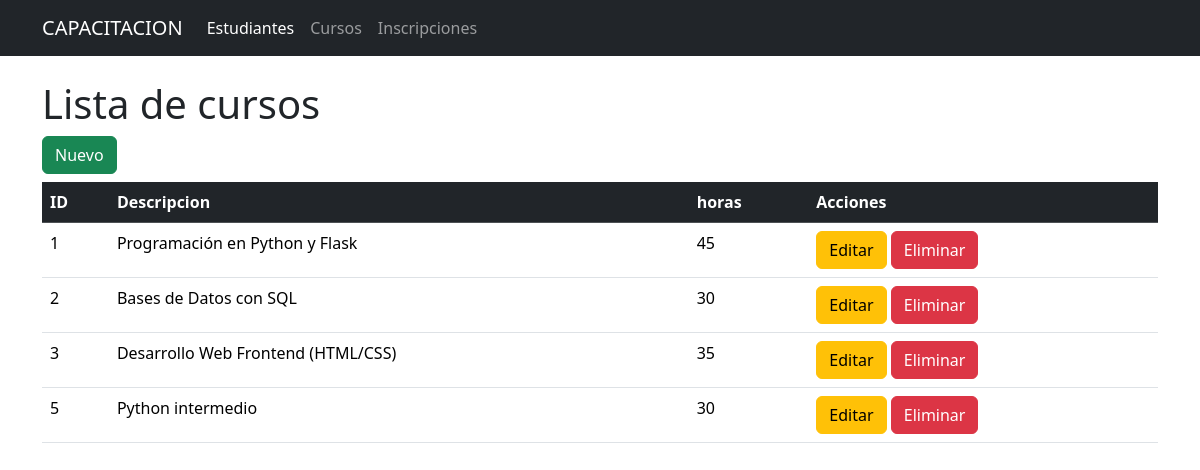
Page /cursos on the committed database.
### tables this page shows
CREATE TABLE cursos (
            id INTEGER PRIMARY KEY AUTOINCREMENT,
            descripcion TEXT NOT NULL,
            horas INTEGER NOT NULL
        );

### app.py (the view)
@app.route('/cursos')
def cursos():
    conn = get_db_connection()
    cursos = conn.execute('SELECT * FROM cursos').fetchall()
    conn.close()
    return render_template('cursos.html', cursos=cursos)

### app.py (called while the page is built)
def get_db_connection():
    conn = sqlite3.connect('bd_instituto.db')
    conn.row_factory = sqlite3.Row
    conn.execute("PRAGMA foreign_keys = ON;")
    return conn

### templates/cursos.html
{% extends 'base.html' %}
{% block content %}
<h1>Lista de cursos</h1>
<a href="{{url_for('nuevo_curso')}}" class="btn btn-success mb-2">Nuevo</a>
<table class="table table-stiped table-hover">
  <thead class="table-dark">
    <tr>
        <th>ID</th>
        <th>Descripcion</th>
        <th>horas</th>
        <th>Acciones</th>
    </tr>
  </thead>
  <tbody>
    {% for item in cursos %}
    <tr>
        <td>{{ item.id }}</td>
        <td>{{ item.descripcion}}</td>
        <td>{{ item.horas}}</td>
        <td>
            <a href="{{ url_for('editar_curso', id=item.id) }}" class="btn btn-warning btn">Editar</a>
            <a href= "{{ url_for('eliminar_curso', id=item.id) }}" class="btn btn-danger btn" onclick="return confirm('¿Estás seguro de que quieres eliminar este curso?');">Eliminar</a>
        </td>
    {% endfor %}
    </tr>
  </tbody>
{% endblock %}

### rows in the picture
cursos: id "1", descripcion "Programación en Python y Flask", horas "45"
cursos: id "2", descripcion "Bases de Datos con SQL", horas "30"
cursos: id "3", descripcion "Desarrollo Web Frontend (HTML/CSS)", horas "35"
cursos: id "5", descripcion "Python intermedio", horas "30"
